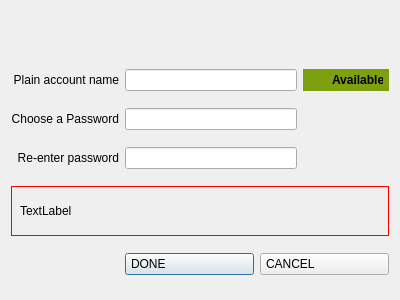
<?xml version="1.0" encoding="UTF-8"?>
<ui version="4.0">
 <class>DBCreation</class>
 <widget class="QDialog" name="DBCreation">
  <property name="geometry">
   <rect>
    <x>0</x>
    <y>0</y>
    <width>400</width>
    <height>300</height>
   </rect>
  </property>
  <property name="windowTitle">
   <string>Dialog</string>
  </property>
  <property name="styleSheet">
   <string notr="true">QPushButton 
{
text-align: left;
padding: 3px;
padding-left: 5px;
}</string>
  </property>
  <layout class="QGridLayout" name="gridLayout">
   <item row="2" column="1" colspan="2">
    <widget class="QLineEdit" name="lineEdit_password">
     <property name="minimumSize">
      <size>
       <width>0</width>
       <height>0</height>
      </size>
     </property>
     <property name="font">
      <font>
       <family>Arial</family>
      </font>
     </property>
     <property name="maxLength">
      <number>16</number>
     </property>
    </widget>
   </item>
   <item row="1" column="0">
    <widget class="QLabel" name="label_name">
     <property name="font">
      <font>
       <family>Arial</family>
      </font>
     </property>
     <property name="text">
      <string>Plain account name</string>
     </property>
     <property name="alignment">
      <set>Qt::AlignRight|Qt::AlignTrailing|Qt::AlignVCenter</set>
     </property>
    </widget>
   </item>
   <item row="3" column="1" colspan="2">
    <widget class="QLineEdit" name="lineEdit_confirm">
     <property name="font">
      <font>
       <family>Arial</family>
      </font>
     </property>
     <property name="maxLength">
      <number>16</number>
     </property>
    </widget>
   </item>
   <item row="3" column="0">
    <widget class="QLabel" name="label_confirm">
     <property name="font">
      <font>
       <family>Arial</family>
      </font>
     </property>
     <property name="text">
      <string>Re-enter password</string>
     </property>
     <property name="alignment">
      <set>Qt::AlignRight|Qt::AlignTrailing|Qt::AlignVCenter</set>
     </property>
    </widget>
   </item>
   <item row="4" column="0" colspan="4">
    <widget class="QLabel" name="label_error">
     <property name="minimumSize">
      <size>
       <width>0</width>
       <height>50</height>
      </size>
     </property>
     <property name="maximumSize">
      <size>
       <width>16777215</width>
       <height>50</height>
      </size>
     </property>
     <property name="styleSheet">
      <string notr="true">border:1px solid red;
padding: 5px;</string>
     </property>
     <property name="text">
      <string>TextLabel</string>
     </property>
    </widget>
   </item>
   <item row="0" column="0" colspan="4">
    <widget class="QLabel" name="label_logo">
     <property name="minimumSize">
      <size>
       <width>0</width>
       <height>30</height>
      </size>
     </property>
     <property name="maximumSize">
      <size>
       <width>16777215</width>
       <height>30</height>
      </size>
     </property>
     <property name="text">
      <string/>
     </property>
    </widget>
   </item>
   <item row="2" column="0">
    <widget class="QLabel" name="label_password">
     <property name="font">
      <font>
       <family>Arial</family>
      </font>
     </property>
     <property name="text">
      <string>Choose a Password</string>
     </property>
     <property name="alignment">
      <set>Qt::AlignRight|Qt::AlignTrailing|Qt::AlignVCenter</set>
     </property>
    </widget>
   </item>
   <item row="1" column="3">
    <widget class="QWidget" name="widget" native="true">
     <property name="minimumSize">
      <size>
       <width>0</width>
       <height>0</height>
      </size>
     </property>
     <property name="maximumSize">
      <size>
       <width>16777215</width>
       <height>22</height>
      </size>
     </property>
     <property name="styleSheet">
      <string notr="true">background-color: #7da10e;</string>
     </property>
     <widget class="QLabel" name="label_available">
      <property name="geometry">
       <rect>
        <x>29</x>
        <y>1</y>
        <width>51</width>
        <height>20</height>
       </rect>
      </property>
      <property name="font">
       <font>
        <family>Arial</family>
        <weight>75</weight>
        <bold>true</bold>
       </font>
      </property>
      <property name="text">
       <string>Available</string>
      </property>
     </widget>
     <widget class="QLabel" name="label_available_icon">
      <property name="geometry">
       <rect>
        <x>7</x>
        <y>4</y>
        <width>14</width>
        <height>14</height>
       </rect>
      </property>
      <property name="minimumSize">
       <size>
        <width>0</width>
        <height>0</height>
       </size>
      </property>
      <property name="maximumSize">
       <size>
        <width>16777215</width>
        <height>16777215</height>
       </size>
      </property>
      <property name="text">
       <string/>
      </property>
     </widget>
    </widget>
   </item>
   <item row="5" column="1" colspan="3">
    <layout class="QHBoxLayout" name="horizontalLayout">
     <item>
      <widget class="QPushButton" name="pushButton_done">
       <property name="font">
        <font>
         <family>Arial</family>
        </font>
       </property>
       <property name="text">
        <string>DONE</string>
       </property>
      </widget>
     </item>
     <item>
      <widget class="QPushButton" name="pushButton_cancel">
       <property name="font">
        <font>
         <family>Arial</family>
        </font>
       </property>
       <property name="text">
        <string>CANCEL</string>
       </property>
      </widget>
     </item>
    </layout>
   </item>
   <item row="1" column="1" colspan="2">
    <widget class="QLineEdit" name="lineEdit_login">
     <property name="minimumSize">
      <size>
       <width>0</width>
       <height>0</height>
      </size>
     </property>
     <property name="font">
      <font>
       <family>Arial</family>
      </font>
     </property>
     <property name="maxLength">
      <number>16</number>
     </property>
    </widget>
   </item>
  </layout>
 </widget>
 <tabstops>
  <tabstop>lineEdit_login</tabstop>
  <tabstop>lineEdit_password</tabstop>
  <tabstop>lineEdit_confirm</tabstop>
 </tabstops>
 <resources/>
 <connections/>
</ui>
